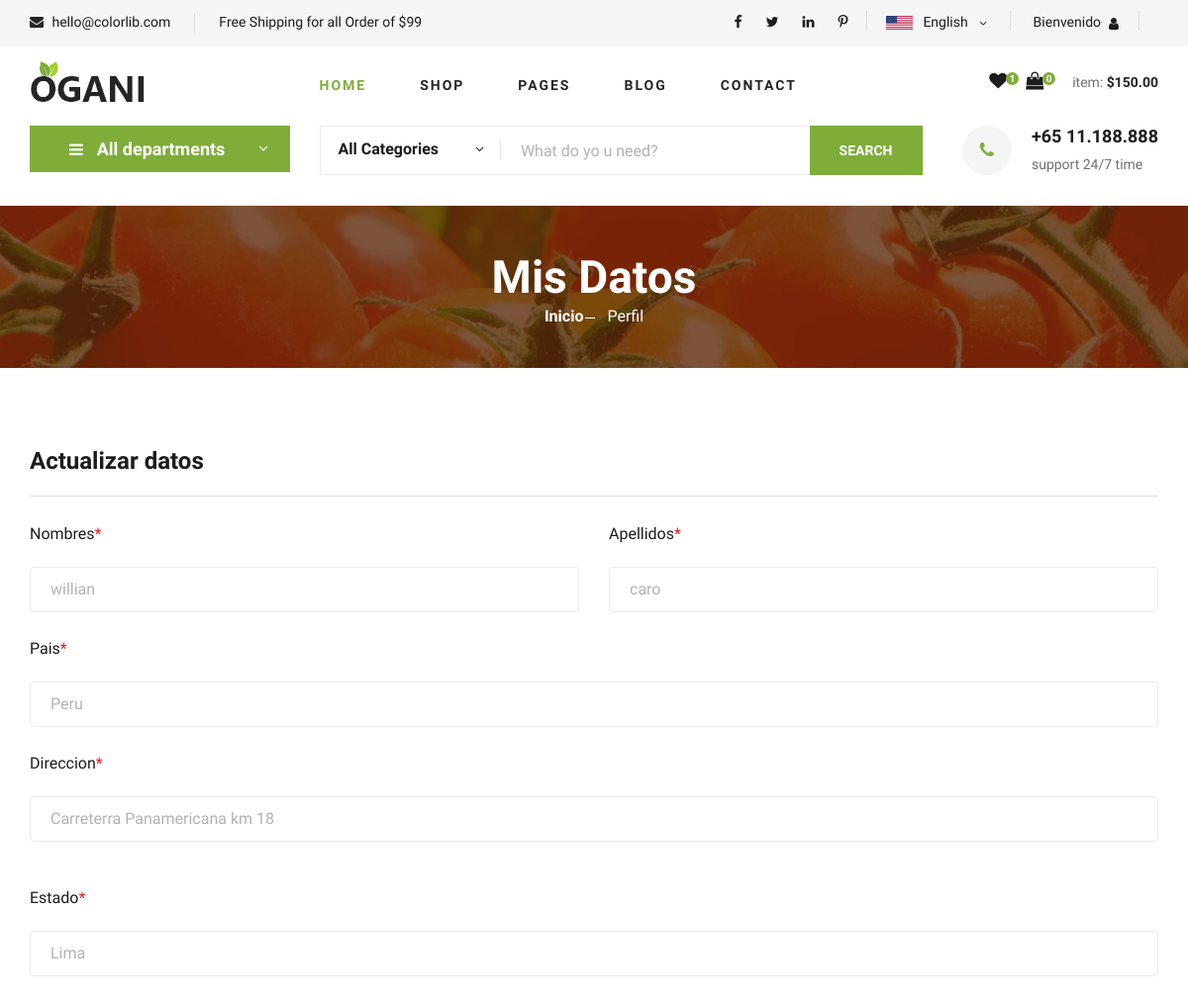
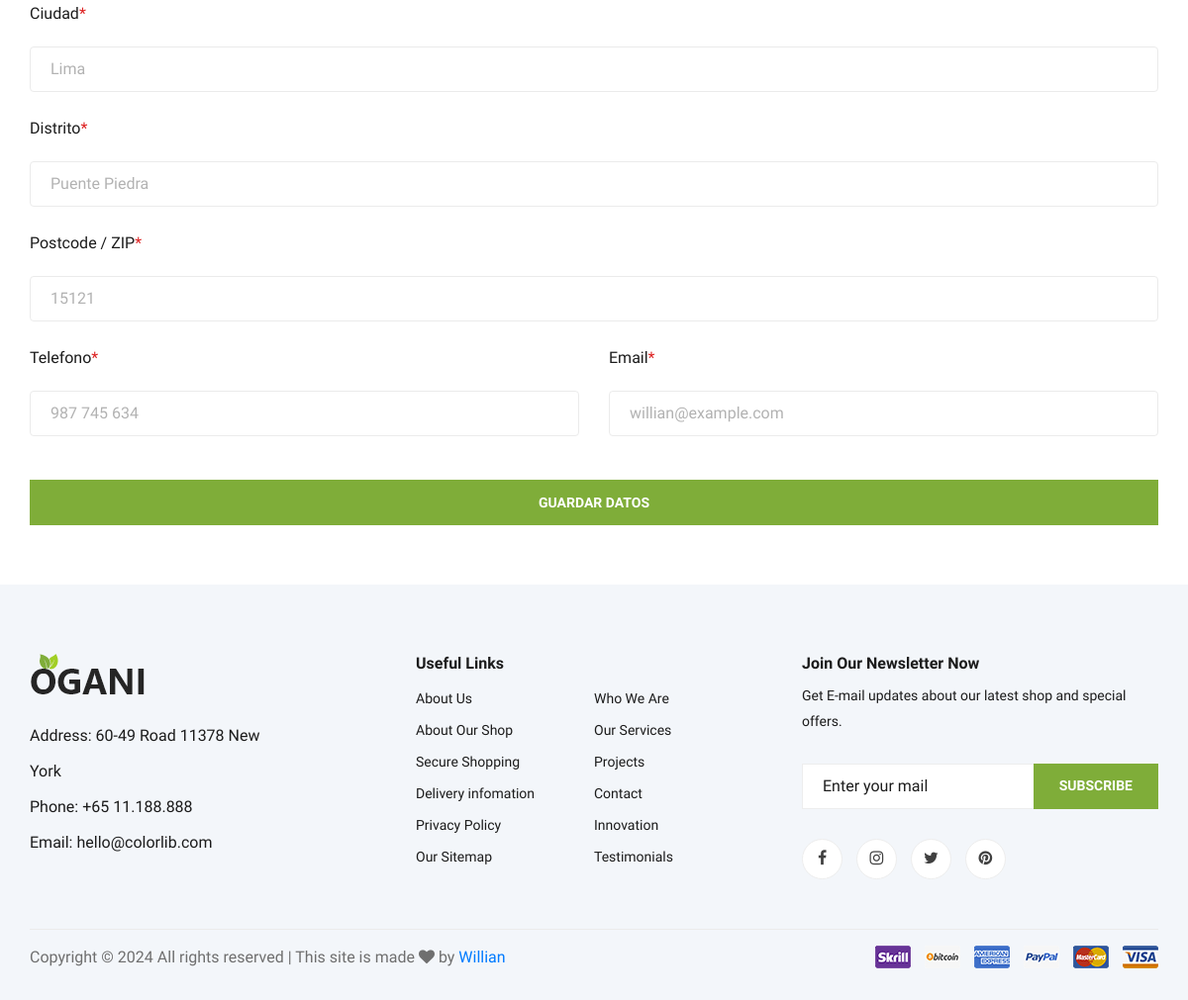
The app's page /profile.php (signed in) with its own data (2 pictures, top to bottom).
### tables this page shows
CREATE TABLE `clientes` (
  `id_cliente` int(11) NOT NULL,
  `email` varchar(255) NOT NULL,
  `pass` varchar(255) NOT NULL,
  `nombres` varchar(255) NOT NULL,
  `apellidos` varchar(255) NOT NULL,
  `doc` int(20) NOT NULL,
  `direccion` varchar(255) NOT NULL,
  `pais` varchar(128) NOT NULL,
  `estado` varchar(128) NOT NULL,
  `ciudad` varchar(128) NOT NULL,
  `distrito` varchar(128) NOT NULL,
  `postal` varchar(64) NOT NULL,
  `geolocalizacion` varchar(255) NOT NULL,
  `telefono` varchar(20) DEFAULT NULL,
  `fecha_registro` varchar(11) DEFAULT NULL,
  `estado_cliente` enum('activo','inactivo') DEFAULT 'activo',
  `ult_session` varchar(11) NOT NULL
);

### profile.php (the view, shortened to what this page needs)
<?php
include 'conexion.php';
$id_cliente = $_SESSION['id_cliente'];
?>
<!DOCTYPE html>
<html lang="zxx">
<head>
    <link rel="stylesheet" href="css/bootstrap.min.css" type="text/css">
    <link rel="stylesheet" href="css/font-awesome.min.css" type="text/css">
    <link rel="stylesheet" href="css/elegant-icons.css" type="text/css">
    <link rel="stylesheet" href="css/nice-select.css" type="text/css">
    <link rel="stylesheet" href="css/jquery-ui.min.css" type="text/css">
    <link rel="stylesheet" href="css/owl.carousel.min.css" type="text/css">
    <link rel="stylesheet" href="css/slicknav.min.css" type="text/css">
    <link rel="stylesheet" href="css/style.css" type="text/css">
</head>
<body>
    <?php include('header.php'); ?>
    <section class="breadcrumb-section set-bg" data-setbg="img/breadcrumb.jpg">
        <div class="container">
            <div class="row">
                <div class="col-lg-12 text-center">
                    <div class="breadcrumb__text">
                        <h2>Mis Datos</h2>
                        <div class="breadcrumb__option">
                            <a href="./index.html">Inicio</a>
                            <span>Perfil</span>
                        </div>
                    </div>
                </div>
            </div>
        </div>
    </section>
    <?php
    $consult_cliente = "SELECT * FROM clientes WHERE id_cliente = '$id_cliente'";
    $result_cliente = mysqli_query($conectar, $consult_cliente);
    $cliente = mysqli_fetch_assoc($result_cliente);
    ?>
    <section class="checkout spad">
        <div class="container">
            <div class="checkout__form">
                <h4>Actualizar datos</h4>
                <form action="profile.php" method="post">
                    <div class="row">
                        <div class="col-lg-6">
                            <div class="checkout__input">
                                <p>Nombres<span>*</span></p>
                                <input type="text" value="<?php echo $cliente['nombres']; ?>" name="nombres">
                            </div>
                        </div>
                        <div class="col-lg-6">
                            <div class="checkout__input">
                                <p>Apellidos<span>*</span></p>
                                <input type="text" value="<?php echo $cliente['apellidos']; ?>" name="apellidos">
                            </div>
                        </div>
                    </div>
                    <div class="checkout__input">
                        <p>Pais<span>*</span></p>
                        <input type="text" value="<?php echo $cliente['pais']; ?>" name="pais">
                    </div>
                    <div class="checkout__input">
                        <p>Direccion<span>*</span></p>
                        <input type="text" placeholder="Street Address" class="checkout__input__add" value="<?php echo $cliente['direccion']; ?>" name="direccion">
                    </div>
                    <div class="checkout__input">
                        <p>Estado<span>*</span></p>
                        <input type="text" value="<?php echo $cliente['estado']; ?>" name="estado">
                    </div>
                    <div class="checkout__input">
                        <p>Ciudad<span>*</span></p>
                        <input type="text" value="<?php echo $cliente['ciudad']; ?>" name="ciudad">
                    </div>
                    <div class="checkout__input">
                        <p>Distrito<span>*</span></p>
                        <input type="text" value="<?php echo $cliente['distrito']; ?>" name="distrito">
                    </div>
                    <div class="checkout__input">
                        <p>Postcode / ZIP<span>*</span></p>
                        <input type="text" value="<?php echo $cliente['postal']; ?>" name="postal">
                    </div>
                    <div class="row">
                        <div class="col-lg-6">
                            <div class="checkout__input">
                                <p>Telefono<span>*</span></p>
                                <input type="text" value="<?php echo $cliente['telefono']; ?>" name="telefono">
                            </div>
                        </div>
                        <div class="col-lg-6">
                            <div class="checkout__input">
                                <p>Email<span>*</span></p>
                                <input type="text" value="<?php echo $cliente['email']; ?>" name="email">
                            </div>
                        </div>
                    </div>
                    <button type="submit" class="site-btn" style="width: 100%; margin-top: 20px;">Guardar Datos</button>
                </form>
            </div>
        </div>
    </section>
    <?php include('footer.php'); ?>
</body>
</html>

### css/style.css (style rules this page uses)
html, body { height: 100%; font-family: "Cairo", sans-serif; -webkit-font-smoothing: antialiased; font-smoothing: antialiased; }
h1, h2, h3, h4, h5, h6 { margin: 0; color: #111111; font-weight: 400; font-family: "Cairo", sans-serif; }
h2 { font-size: 36px; }
h4 { font-size: 24px; }
p { font-size: 16px; font-family: "Cairo", sans-serif; color: #6f6f6f; font-weight: 400; line-height: 26px; margin: 0 0 15px 0; }
.set-bg { background-repeat: no-repeat; background-size: cover; background-position: top center; }
.spad { padding-top: 100px; padding-bottom: 100px; }
.site-btn { font-size: 14px; color: #ffffff; font-weight: 800; text-transform: uppercase; display: inline-block; padding: 13px 30px 12px; background: #7fad39; border: none; }
.breadcrumb-section { display: flex; align-items: center; padding: 45px 0 40px; }
.breadcrumb__text h2 { font-size: 46px; color: #ffffff; font-weight: 700; }
.breadcrumb__option a { display: inline-block; font-size: 16px; color: #ffffff; font-weight: 700; margin-right: 20px; position: relative; }
.breadcrumb__option a:after { position: absolute; right: -12px; top: 13px; height: 1px; width: 10px; background: #ffffff; content: ""; }
.breadcrumb__option span { display: inline-block; font-size: 16px; color: #ffffff; }
.checkout { padding-top: 80px; padding-bottom: 60px; }
.checkout__form h4 { color: #1c1c1c; font-weight: 700; border-bottom: 1px solid #e1e1e1; padding-bottom: 20px; margin-bottom: 25px; }
.checkout__form p { column-rule: #b2b2b2; }
.checkout__input { margin-bottom: 24px; }
.checkout__input p { color: #1c1c1c; margin-bottom: 20px; }
.checkout__input p span { color: #dd2222; }
.checkout__input input { width: 100%; height: 46px; border: 1px solid #ebebeb; padding-left: 20px; font-size: 16px; color: #b2b2b2; border-radius: 4px; }
.checkout__input input.checkout__input__add { margin-bottom: 20px; }
.checkout__input input::placeholder { color: #b2b2b2; }
@media only screen and (min-width: 1200px) { .container { max-width: 1170px; } }

### records on screen
clientes: nombres "willian", apellidos "caro", pais "Peru", direccion "Carreterra Panamericana km 18", estado "Lima", ciudad "Lima", distrito "Puente Piedra", postal "15121", telefono "987 745 634", email "willian@example.com"
